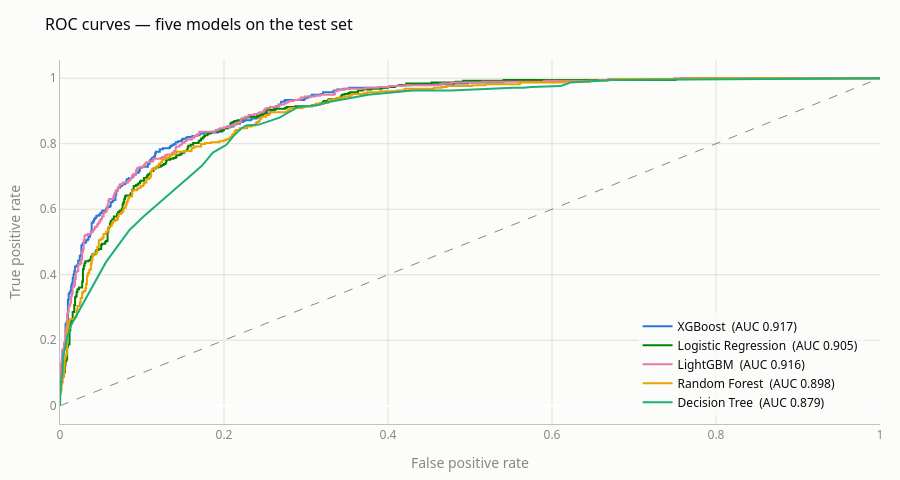

Write notebook code for a chart like this one.
### Code cell
# ROC curves -- the ranking view, independent of any threshold.
fig = go.Figure()
for i, name in enumerate(order):
    fpr, tpr, _ = roc_curve(y_te, test_proba_m[name])
    fig.add_trace(go.Scatter(
        x=fpr, y=tpr, mode="lines", name=f"{name}  (AUC {results.loc[name, 'ROC-AUC']:.3f})",
        line=dict(color=SERIES[i % len(SERIES)], width=2)))
fig.add_trace(go.Scatter(x=[0, 1], y=[0, 1], mode="lines", showlegend=False,
                         line=dict(color=DEEMPH, width=1, dash="dash")))
base_layout(fig, "ROC curves — five models on the test set", height=480,
            legend=dict(x=0.98, y=0.02, xanchor="right", yanchor="bottom",
                        font=dict(color=INK), bgcolor="rgba(252,252,251,0.7)"),
            margin=dict(t=60, r=20, b=50, l=60))
fig.update_xaxes(title="False positive rate", **AXIS)
fig.update_yaxes(title="True positive rate", **AXIS)
fig.show()

### Figure 1 — Plotly figure (JSON) as saved in the notebook; plotly's stock layout.template omitted (floating-point values rounded to 4 significant figures; data arrays with more than 128 entries replaced by an {"elided": "..."} marker saying what was removed)
{"data": [{"line": {"color": "#2a78d6", "width": 2}, "mode": "lines", "name": "XGBoost  (AUC 0.917)", "type": "scatter", "x": {"elided": "296 float values"}, "y": {"elided": "296 float values"}}, {"line": {"color": "#008300", "width": 2}, "mode": "lines", "name": "Logistic Regression  (AUC 0.905)", "type": "scatter", "x": {"elided": "314 float values"}, "y": {"elided": "314 float values"}}, {"line": {"color": "#e87ba4", "width": 2}, "mode": "lines", "name": "LightGBM  (AUC 0.916)", "type": "scatter", "x": {"elided": "304 float values"}, "y": {"elided": "304 float values"}}, {"line": {"color": "#eda100", "width": 2}, "mode": "lines", "name": "Random Forest  (AUC 0.898)", "type": "scatter", "x": {"elided": "310 float values"}, "y": {"elided": "310 float values"}}, {"line": {"color": "#1baf7a", "width": 2}, "mode": "lines", "name": "Decision Tree  (AUC 0.879)", "type": "scatter", "x": [0.0, 0.0009662, 0.002899, 0.003865, 0.008696, 0.01353, 0.05604, 0.08502, 0.09179, 0.1005, 0.1633, 0.1729, 0.1865, 0.2029, 0.2126, 0.2203, 0.2271, 0.2425, 0.2676, 0.2899, 0.313, 0.3256, 0.3295, 0.3758, 0.4097, 0.4174, 0.43, 0.4464, 0.4638, 0.4773, 0.5527, 0.5652, 0.5749, 0.6106, 0.6222, 0.6367, 0.657, 0.6734, 1.0], "y": [0.0, 0.07219, 0.09358, 0.1471, 0.2086, 0.246, 0.4385, 0.5374, 0.5535, 0.5749, 0.7112, 0.7326, 0.7727, 0.7968, 0.8262, 0.8449, 0.8556, 0.8583, 0.8797, 0.9118, 0.9171, 0.9251, 0.9278, 0.9492, 0.9572, 0.9599, 0.9626, 0.9626, 0.9626, 0.9626, 0.9706, 0.9706, 0.9733, 0.9759, 0.9866, 0.9893, 0.992, 0.9947, 1.0]}, {"line": {"color": "#898781", "dash": "dash", "width": 1}, "mode": "lines", "showlegend": false, "type": "scatter", "x": [0, 1], "y": [0, 1]}], "layout": {"font": {"family": "system-ui, -apple-system, \"Segoe UI\", sans-serif"}, "height": 480, "legend": {"bgcolor": "rgba(252,252,251,0.7)", "font": {"color": "#0b0b0b"}, "x": 0.98, "xanchor": "right", "y": 0.02, "yanchor": "bottom"}, "margin": {"b": 50, "l": 60, "r": 20, "t": 60}, "paper_bgcolor": "#fcfcfb", "plot_bgcolor": "#fcfcfb", "title": {"font": {"color": "#0b0b0b", "size": 16}, "text": "ROC curves — five models on the test set"}, "xaxis": {"gridcolor": "#e1e0d9", "linecolor": "#c3c2b7", "tickfont": {"color": "#898781"}, "title": {"font": {"color": "#898781"}, "text": "False positive rate"}}, "yaxis": {"gridcolor": "#e1e0d9", "linecolor": "#c3c2b7", "tickfont": {"color": "#898781"}, "title": {"font": {"color": "#898781"}, "text": "True positive rate"}}}}
